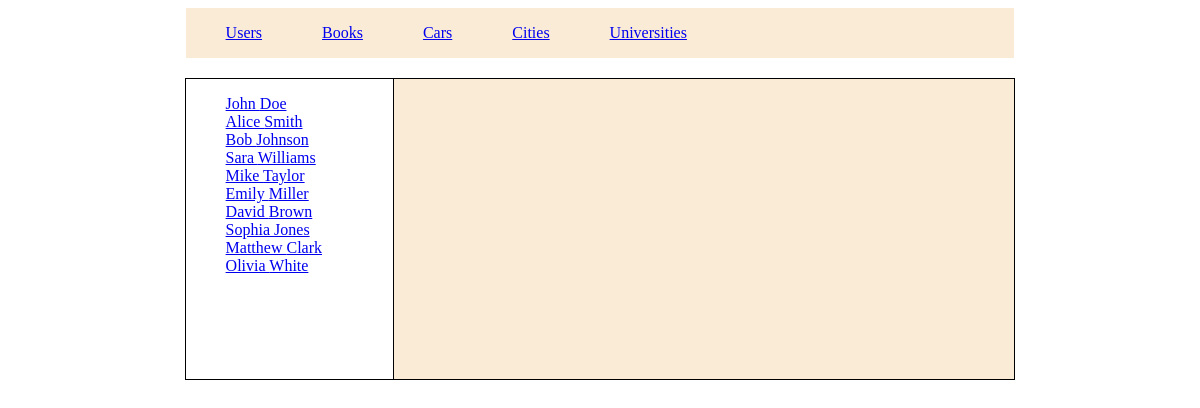
The page / on the database its author committed.
### tables this page shows
CREATE TABLE `users` (
  `user_id` int(11) NOT NULL,
  `first_name` varchar(50) NOT NULL,
  `last_name` varchar(50) NOT NULL,
  `username` varchar(50) DEFAULT NULL,
  `email` varchar(255) DEFAULT NULL,
  `birthdate` date DEFAULT NULL,
  `registration_date` timestamp NOT NULL DEFAULT CURRENT_TIMESTAMP
);

### logic.php (called while the page is built)
<?php
$categories = ["books", "cars", "cities","universities"];
$is_at_category = false;
if(isset($_GET['category'])){
    foreach($categories as $category){
        if ($_GET['category'] == $category){
            $is_at_category = true;
            $select_data = "SELECT * FROM EU_DATABASE.$category";
            $result = mysqli_query($connect, $select_data);
            $filtered = mysqli_fetch_all($result);
        }
    };
    if(!$is_at_category){
        header("location: index.php");
    }
} else{
    $select_data = "SELECT * FROM EU_DATABASE.users";
    $default = mysqli_query($connect, $select_data);
}
?>

### index.php (the view, shortened to what this page needs)
<?php
    require_once "configuration/config.php";
    require_once "logic.php";
?>
<!DOCTYPE html>
<html lang="en">
<head>
    <link rel="stylesheet" href="./style/style.css">
</head>
<body>
    <header>
        <nav>
            <ol><a href="?category=users">Users</a></ol>
            <ol><a href="?category=books">Books</a></ol>
            <ol><a href="?category=cars">Cars</a></ol>
            <ol><a href="?category=cities">Cities</a></ol>
            <ol><a href="?category=universities">Universities</a></ol>
        </nav>
    </header>
    <div class="main">
        <div class="left">
            <ul>
                <?php
                if(isset($_GET['category'])){
                    foreach($filtered as $data){
                        echo "<li><a href='?category=" . $_GET['category'] . "&id=" . $data[0]. "'>" . $data[1] . "</a></li>";
                    }
                } else {
                    foreach($default as $data){
                        echo "<li><a href='?id=" . $data["user_id"] . "'>" . $data['first_name'] . ' ' . $data['last_name']  . "</a></li>";
                    }
                }
                ?>
            </ul>
        </div>
        <div class="right">
        </div>
    </div>
</body>
</html>

### style/style.css (style rules this page uses)
body { display: flex; flex-wrap: wrap; justify-content: center; gap: 20px }
header { width: 70%; display: flex; align-items: center; height: 50px; background-color: antiquewhite; }
nav { display: flex; gap: 20px }
.main { border: solid 1px black; display: flex; width: 70%; margin: auto; }
.left { min-height: 300px; border-right: solid 1px black; width: 25%; }
.right { width: 75%; background-color: antiquewhite; min-height: 300px; }
li { list-style-type: none; }

### rows shown on the page
users: first_name "John", last_name "Doe"
users: first_name "Alice", last_name "Smith"
users: first_name "Bob", last_name "Johnson"
users: first_name "Sara", last_name "Williams"
users: first_name "Mike", last_name "Taylor"
users: first_name "Emily", last_name "Miller"
users: first_name "David", last_name "Brown"
users: first_name "Sophia", last_name "Jones"
users: first_name "Matthew", last_name "Clark"
users: first_name "Olivia", last_name "White"
